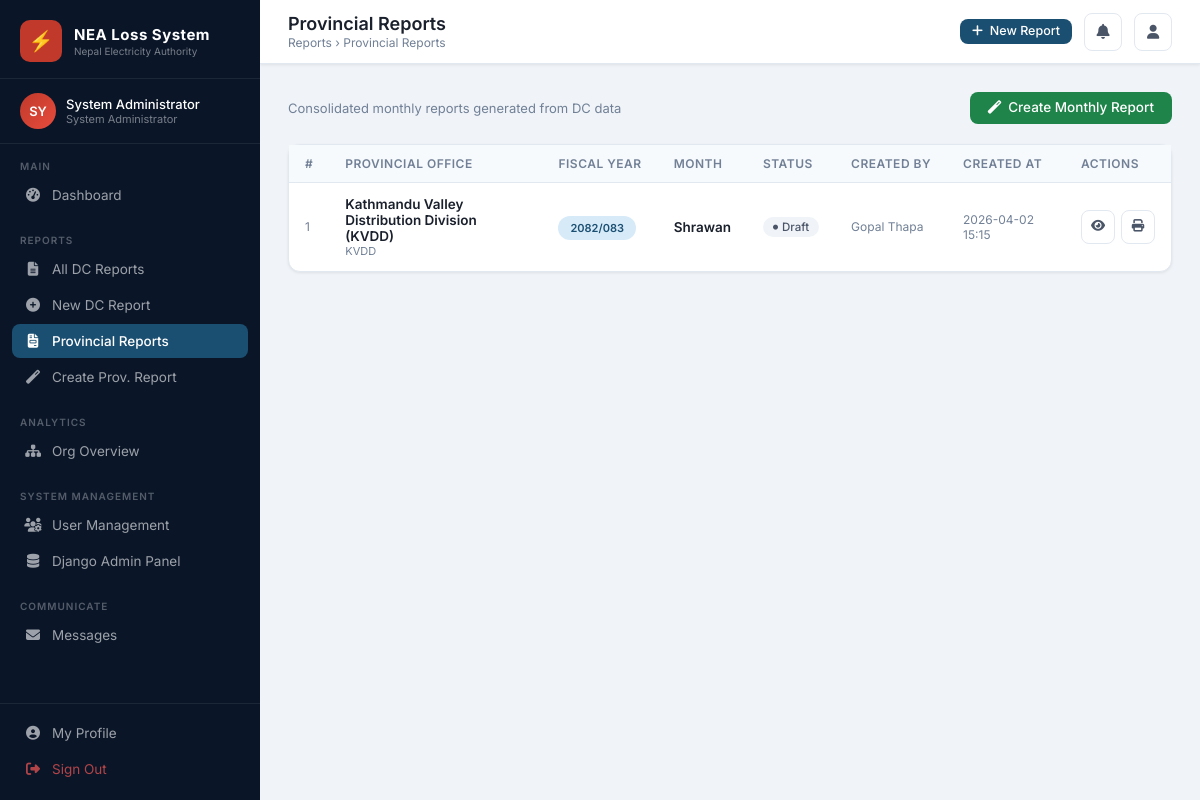
/reports/provincial/ (signed in), run on the app's committed database.
### nea_loss/models.py (models this page shows, shortened)
class NEAUser(AbstractBaseUser, PermissionsMixin):
    ROLE_CHOICES = [
        ('SYS_ADMIN', 'System Administrator'),
        ('MD', 'Managing Director'),
        ('DMD', 'Deputy Managing Director'),
        ('DIRECTOR', 'Director'),
        ('PROVINCIAL_MANAGER', 'Provincial Manager'),
        ('DC_MANAGER', 'DC Manager'),
        ('DC_STAFF', 'DC Staff'),
    ]
    username = models.CharField(max_length=50, unique=True)
    email = models.EmailField(unique=True)
    full_name = models.CharField(max_length=150)
    role = models.CharField(max_length=30, choices=ROLE_CHOICES, default='DC_STAFF')
    employee_id = models.CharField(max_length=30, blank=True)
    phone = models.CharField(max_length=20, blank=True)
    designation = models.CharField(max_length=100, blank=True)
    provincial_office = models.ForeignKey(ProvincialOffice, null=True, blank=True, on_delete=models.SET_NULL)
    distribution_center = models.ForeignKey(DistributionCenter, null=True, blank=True, on_delete=models.SET_NULL)
    is_active = models.BooleanField(default=True)
    is_staff = models.BooleanField(default=False)
    date_joined = models.DateTimeField(default=timezone.now)
    last_login_ip = models.GenericIPAddressField(null=True, blank=True)
    objects = NEAUserManager()
    USERNAME_FIELD = 'username'
    REQUIRED_FIELDS = ['email', 'full_name']
    @property
    def is_system_admin(self):
        return self.role == 'SYS_ADMIN' or self.is_superuser
    @property
    def is_top_management(self):
        return self.role in ['MD', 'DMD', 'DIRECTOR']
    @property
    def is_provincial(self):
        return self.role == 'PROVINCIAL_MANAGER'
    @property
    def is_dc_level(self):
        return self.role in ['DC_MANAGER', 'DC_STAFF']
    class Meta:
        verbose_name = 'NEA User'
        verbose_name_plural = 'NEA Users'

class ProvincialReport(models.Model):
    STATUS_CHOICES = [
        ('DRAFT', 'Draft'),
        ('SUBMITTED', 'Submitted'),
        ('APPROVED', 'Approved'),
    ]
    provincial_office = models.ForeignKey(ProvincialOffice, on_delete=models.CASCADE, related_name='provincial_reports')
    fiscal_year = models.ForeignKey(FiscalYear, on_delete=models.CASCADE, related_name='provincial_reports')
    month = models.PositiveSmallIntegerField(choices=[
        (1, 'Shrawan'), (2, 'Bhadra'), (3, 'Ashwin'), (4, 'Kartik'),
        (5, 'Mangsir'), (6, 'Poush'), (7, 'Magh'), (8, 'Falgun'),
        (9, 'Chaitra'), (10, 'Baisakh'), (11, 'Jestha'), (12, 'Ashadh')
    ], default=1)
    status = models.CharField(max_length=20, choices=STATUS_CHOICES, default='DRAFT')
    created_by = models.ForeignKey(NEAUser, on_delete=models.SET_NULL, null=True)
    created_at = models.DateTimeField(auto_now_add=True)
    updated_at = models.DateTimeField(auto_now=True)
    remarks = models.TextField(blank=True)
    def get_month_display(self):
        month_names = {
            1: 'Shrawan', 2: 'Bhadra', 3: 'Ashwin', 4: 'Kartik',
            5: 'Mangsir', 6: 'Poush', 7: 'Magh', 8: 'Falgun',
            9: 'Chaitra', 10: 'Baisakh', 11: 'Jestha', 12: 'Ashadh'
        }
        return month_names.get(self.month, '')
    class Meta:
        unique_together = ['provincial_office', 'fiscal_year', 'month']
        ordering = ['-fiscal_year__year_ad_start', 'month']

class ProvincialOffice(models.Model):
    province = models.ForeignKey(Province, on_delete=models.CASCADE, related_name='offices')
    name = models.CharField(max_length=150)
    code = models.CharField(max_length=30, unique=True)
    address = models.TextField(blank=True)
    contact = models.CharField(max_length=20, blank=True)
    created_at = models.DateTimeField(auto_now_add=True)
    class Meta:
        ordering = ['name']

class FiscalYear(models.Model):
    year_bs = models.CharField(max_length=20, unique=True)
    year_ad_start = models.IntegerField()
    year_ad_end = models.IntegerField()
    loss_target_percent = models.DecimalField(max_digits=5, decimal_places=2)
    is_active = models.BooleanField(default=False)
    created_at = models.DateTimeField(auto_now_add=True)
    class Meta:
        ordering = ['-year_ad_start']

### nea_loss/views.py (the view)
# urls.py: path('reports/provincial/', views.ProvincialReportListView.as_view(), name='provincial_report_list'),
class ProvincialReportListView(LoginRequiredMixin, View):
    template_name = 'nea_loss/reports/provincial_list.html'
    def get(self, request):
        user = request.user
        if getattr(user, 'is_system_admin', False) or user.is_top_management:
            reports = ProvincialReport.objects.select_related('provincial_office', 'fiscal_year', 'created_by').all()
        elif user.is_provincial and user.provincial_office:
            reports = ProvincialReport.objects.filter(provincial_office=user.provincial_office).select_related('provincial_office', 'fiscal_year')
        else:
            reports = ProvincialReport.objects.none()
        return render(request, self.template_name, {
            'reports': reports,
            'fiscal_years': FiscalYear.objects.all(),
        })

### nea_loss/context_processors.py (called while the page is built, shortened)
def nea_permissions(request):
    u = request.user
    is_sys_admin = getattr(u, 'is_system_admin', False)
    is_top = getattr(u, 'is_top_management', False)
    is_prov = getattr(u, 'is_provincial', False)
    is_dc = getattr(u, 'is_dc_level', False)
    can_create_dc = False
    if is_sys_admin:
        can_create_dc = True
    elif is_dc:
        can_create_dc = bool(getattr(u, 'distribution_center_id', None))
    can_create_prov = False
    if is_sys_admin:
        can_create_prov = True
    elif is_prov:
        can_create_prov = bool(getattr(u, 'provincial_office_id', None))
    return {
        'can_create_loss_report': can_create_dc,
        'can_create_provincial_report': can_create_prov,
        'is_system_admin': is_sys_admin,
        'is_top_management': is_top,
        'is_provincial': is_prov,
        'is_dc_level': is_dc,
    }

### nea_loss/templates/nea_loss/reports/provincial_list.html (shortened to what this page needs)
{% extends 'nea_loss/base.html' %}
{% block page_title %}Provincial Reports{% endblock %}
{% block breadcrumb %}Reports &rsaquo; Provincial Reports{% endblock %}
{% block content %}
<div style="display:flex;align-items:center;justify-content:space-between;margin-bottom:20px;">
  <div style="font-size:13px;color:var(--text-muted);">
    Consolidated monthly reports generated from DC data
  </div>
  {% if can_create_provincial_report %}
  <a href="{% url 'provincial_report_create' %}" class="btn btn-success">
    <i class="fas fa-magic"></i> Create Monthly Report
  </a>
  {% endif %}
</div>
<div class="card">
  <div class="table-wrap">
    <table class="data-table">
      <thead>
        <tr>
          <th>#</th>
          <th>Provincial Office</th>
          <th>Fiscal Year</th>
          <th>Month</th>
          <th>Status</th>
          <th>Created By</th>
          <th>Created At</th>
          <th>Actions</th>
        </tr>
      </thead>
      <tbody>
        {% for report in reports %}
        <tr>
          <td style="color:var(--text-muted);font-size:12px;">{{ forloop.counter }}</td>
          <td>
            <div style="font-weight:600;">{{ report.provincial_office.name }}</div>
            <div style="font-size:11px;color:var(--text-muted);">{{ report.provincial_office.code }}</div>
          </td>
          <td><span class="fy-badge" style="font-size:11px;">{{ report.fiscal_year.year_bs }}</span></td>
          <td style="font-weight:600;">{{ report.get_month_display }}</td>
          <td>
            <span class="badge badge-{{ report.status|lower }}">
              <i class="fas fa-circle" style="font-size:5px;"></i>
              {{ report.get_status_display }}
            </span>
          </td>
          <td style="font-size:12px;color:var(--text-muted);">
            {% if report.created_by %}{{ report.created_by.full_name }}{% else %}—{% endif %}
          </td>
          <td style="font-size:12px;color:var(--text-muted);">
            {% if report.created_by %}{{ report.created_at|date:"Y-m-d H:i" }}{% else %}—{% endif %}
          </td>
          <td>
            <div style="display:flex;gap:6px;">
              <a href="{% url 'provincial_report_create' %}?fy={{ report.fiscal_year.pk }}&po={{ report.provincial_office.pk }}&month={{ report.month }}"
                 class="btn btn-outline btn-sm btn-icon" title="View / Regenerate">
                <i class="fas fa-eye"></i>
              </a>
              <button onclick="window.print()" class="btn btn-outline btn-sm btn-icon" title="Print">
                <i class="fas fa-print"></i>
              </button>
            </div>
          </td>
        </tr>
        {% endfor %}
      </tbody>
    </table>
  </div>
</div>
{% endblock %}

### nea_loss/templates/nea_loss/base.html (shortened to what this page needs)
{% load static %}
<!DOCTYPE html>
<html lang="en">
<head>
<link href="https://cdnjs.cloudflare.com/ajax/libs/font-awesome/6.5.0/css/all.min.css" rel="stylesheet">
</head>
<body>
<aside class="sidebar">
  <div class="sidebar-logo">
    <div class="sidebar-logo-icon">⚡</div>
    <div class="sidebar-logo-text">
      <div class="brand">NEA Loss System</div>
      <div class="tagline">Nepal Electricity Authority</div>
    </div>
  </div>
  {% if user.is_authenticated %}
  <div class="sidebar-user">
    <div class="user-avatar">{{ user.full_name|slice:":2"|upper }}</div>
    <div class="user-info">
      <div class="name">{{ user.full_name|truncatechars:22 }}</div>
      <div class="role">{{ user.get_role_display }}</div>
    </div>
  </div>
  {% endif %}
  <nav>
    <div class="nav-section">
      <div class="nav-section-label">Main</div>
      <a href="{% url 'dashboard' %}" class="nav-item {% if request.resolver_match.url_name == 'dashboard' %}active{% endif %}">
        <i class="fas fa-tachometer-alt"></i> Dashboard
      </a>
    </div>
    {% if is_system_admin %}
    <div class="nav-section">
      <div class="nav-section-label">Reports</div>
      <a href="{% url 'report_list' %}" class="nav-item {% if request.resolver_match.url_name == 'report_list' %}active{% endif %}">
        <i class="fas fa-file-alt"></i> All DC Reports
      </a>
      <a href="{% url 'report_create' %}" class="nav-item {% if request.resolver_match.url_name == 'report_create' %}active{% endif %}">
        <i class="fas fa-plus-circle"></i> New DC Report
      </a>
      <a href="{% url 'provincial_report_list' %}" class="nav-item {% if 'provincial' in request.resolver_match.url_name %}active{% endif %}">
        <i class="fas fa-file-invoice"></i> Provincial Reports
      </a>
      <a href="{% url 'provincial_report_create' %}" class="nav-item">
        <i class="fas fa-magic"></i> Create Prov. Report
      </a>
    </div>
    <div class="nav-section">
      <div class="nav-section-label">Analytics</div>
      <a href="{% url 'org_overview' %}" class="nav-item {% if request.resolver_match.url_name == 'org_overview' %}active{% endif %}">
        <i class="fas fa-sitemap"></i> Org Overview
      </a>
    </div>
    <div class="nav-section">
      <div class="nav-section-label">System Management</div>
      <a href="{% url 'user_list' %}" class="nav-item {% if 'user' in request.resolver_match.url_name %}active{% endif %}">
        <i class="fas fa-users-cog"></i> User Management
      </a>
      <a href="/admin/" class="nav-item" target="_blank">
        <i class="fas fa-database"></i> Django Admin Panel
      </a>
    </div>
    {% endif %}
  </nav>
  <div class="nav-section">
    <div class="nav-section-label">Communicate</div>
    <a href="{% url 'message_inbox' %}" class="nav-item {% if 'message' in request.resolver_match.url_name %}active{% endif %}">
      <i class="fas fa-envelope"></i> Messages
    </a>
  </div>
  <div class="sidebar-footer">
    <a href="{% url 'profile' %}" class="nav-item">
      <i class="fas fa-user-circle"></i> My Profile
    </a>
    <a href="{% url 'logout' %}" class="nav-item" style="color:rgba(220,80,80,0.8);">
      <i class="fas fa-sign-out-alt"></i> Sign Out
    </a>
  </div>
</aside>
<header class="topbar">
  <div class="topbar-title">
    <h1>{% block page_title %}Dashboard{% endblock %}</h1>
    <div class="breadcrumb">{% block breadcrumb %}NEA Loss Analysis System{% endblock %}</div>
  </div>
  <div class="topbar-actions">
    {% if can_create_loss_report and not is_provincial %}
    <a href="{% url 'report_create' %}" class="btn btn-primary btn-sm">
      <i class="fas fa-plus"></i> New Report
    </a>
    {% endif %}
    <a href="#" class="topbar-btn" id="notif-btn" title="Notifications">
      <i class="fas fa-bell" style="font-size:15px;"></i>
    </a>
    <a href="{% url 'profile' %}" class="topbar-btn">
      <i class="fas fa-user" style="font-size:14px;"></i>
    </a>
  </div>
</header>
<main class="main-content">
  <div class="page-body">
    {% block content %}{% endblock %}
  </div>
</main>
</body>
</html>

### data on the page
NEAUser: full_name "SY", full_name "System Administrator", role "System Administrator"
ProvincialReport: provincial_office.name "Kathmandu Valley Distribution Division (KVDD)", provincial_office.code "KVDD", fiscal_year.year_bs "2082/083", month "Shrawan", status "Draft", created_by.full_name "Gopal Thapa", created_at "2026-04-02 15:15"
